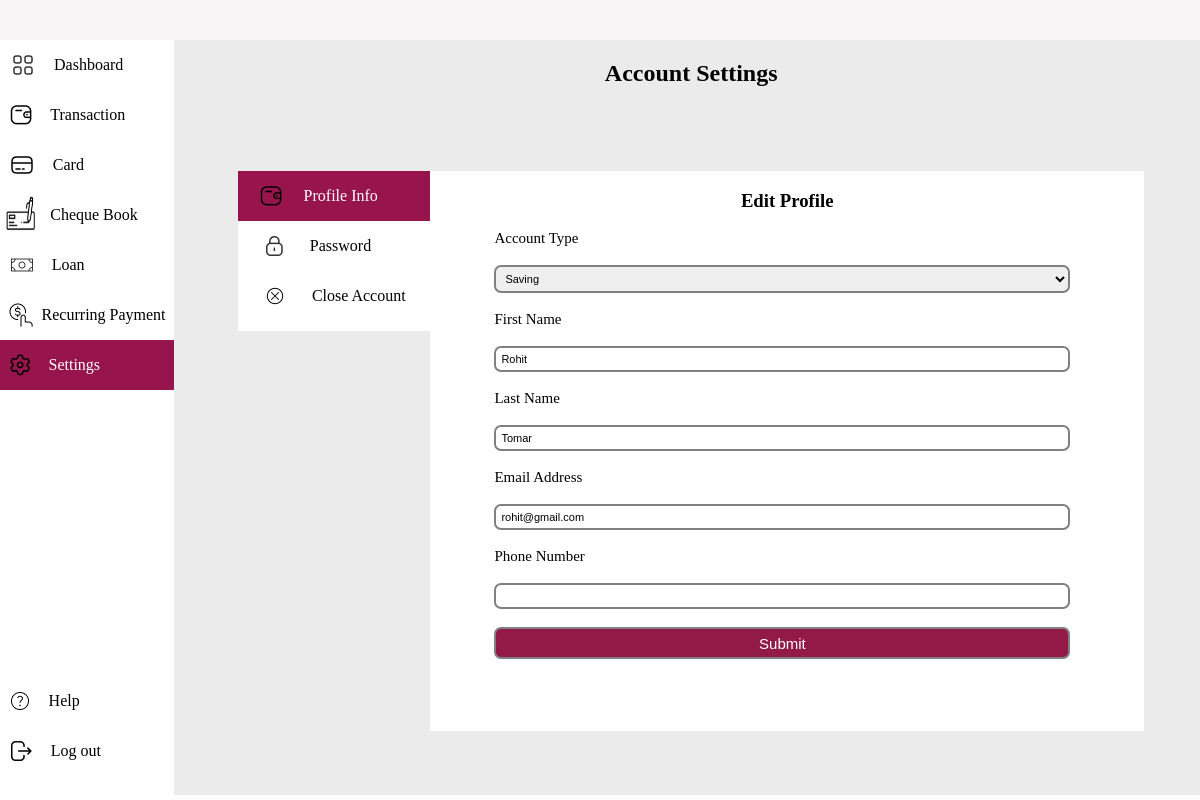
Screenshot of /settings/ (signed in) with the database file from the repository.
### website/models/models.py (models this page shows)
class Customers(models.Model):
    id = models.AutoField(primary_key=True)
    account_type = models.CharField(max_length=10, blank=True, default='')
    account_number = models.CharField(max_length=10, blank=True, default='')
    title = models.CharField(max_length=10, blank=True, default='')
    first_name = models.CharField(max_length=100, blank=False, default='')
    middle_name = models.CharField(max_length=100, blank=True, default='')
    last_name = models.CharField(max_length=100, blank=True, default='')
    email = models.CharField(max_length=50, blank=False, default='')
    phone_number = models.CharField(max_length=255, blank=True, default='')
    dob = models.CharField(max_length=15, blank=True, default='')
    address = models.CharField(max_length=150, blank=True, default='')
    city = models.CharField(max_length=150, blank=True, default='')
    country = models.CharField(max_length=15, blank=True, default='')
    postal_code = models.CharField(max_length=15, blank=True, default='')
    password = models.CharField(max_length=255, blank=True, default='')
    confirm_password = models.CharField(max_length=15,blank=True, default='')
    status = models.CharField(max_length=10, blank=True, default='A')
    ct = models.DateTimeField(auto_now_add=True, blank=True, null=True)
    class Meta:
        db_table = "customers"

### website/middleware/auth.py (the view)
    def wrapped_view(request, *args, **kwargs):
        if 'isLogin' in request.session and 'customerId' in request.session:
            isLogin = request.session['isLogin']
            if isLogin == True:
                return view_func( request, *args, **kwargs)
        request.session.flush()
        return redirect(reverse('login'))

### website/repositories/customer.py (called while the page is built)
    @staticmethod
    def findById(id):
        data = Customers.objects.filter(
            id=id, status=CustomerRepository.activeStatus)
        if data.exists():
            return data.first()
        return None

    @staticmethod
    def getCustomerDetails(id):
        customer = CustomerRepository.findById(id)
        if customer:
            decryptedData = CustomerRepository.decryptData(customer)
            return decryptedData
        return None

    @staticmethod
    def decryptData(customerInstance):
        data = {field.name: getattr(customerInstance, field.name)
                for field in customerInstance._meta.fields}
        for key in CustomerRepository.encryptedFields:
            if key in data:
                data[key] = Cryptography.decryption(str(data.get(key)))
        return data

### website/utils/cryptography.py (called while the page is built)
    @staticmethod
    def decryption(encryptedText):
        try:
            if encryptedText == None:
                return encryptedText
            iv, ciphertext = encryptedText.split(':')
            iv = base64.b64decode(iv)
            ciphertext_bytes = base64.b64decode(ciphertext)
            cipher = AES.new(Cryptography.SECRET_KEY, AES.MODE_CBC, iv)
            plaintext_bytes = unpad(cipher.decrypt(
                ciphertext_bytes), AES.block_size)
            return plaintext_bytes.decode('utf-8')
        except Exception as e:
            print(e)
            return encryptedText

### website/viewsModules/setting.py (called while the page is built)
    def get(self, request):
        customerId = request.session['customerId']
        customerDetails = CustomerRepository.getCustomerDetails(customerId)
        if customerDetails == None:
            return redirect('login')
        context = {
            "passwordmessage": "",
            "editmessage": "",
            "closemessage": "",
            "first_name": customerDetails['first_name'],
            "last_name": customerDetails['last_name'],
            "email": customerDetails['email'],
            "phone_number": customerDetails['phone_number'],
            "account_type": customerDetails['account_type']
        }
        return render(request, 'settings.html', context=context)

### website/templates/settings.html (shortened to what this page needs)
{% load static %}
<!DOCTYPE html>
<html>
<head>
</head>
<body>
  <div class="container">
    <div class="row header"> </div>
    <div class="left">
      <div class="vertical-menu" id="menuNav">
        <div class="itemNav" onclick="showContent('dashboardOption')" id="dashboardOption-nav">
          <img src="{% static 'img/dashboard.png' %}" alt="image">
          <p>Dashboard</p>
        </div>
        <div class="itemNav" onclick="showContent('transactionOption')" id="transactionOption-nav">
          <img src="{% static 'img/transaction.png' %}" alt="image">
          <p>Transaction</p>
        </div>
        <div class="itemNav" onclick="showContent('cardOption')" id="cardOption-nav" style="padding-right: 4.5rem;">
          <img src="{% static 'img/card.png' %}" alt="image">
          <p>Card</p>
        </div>
        <div class="itemNav" onclick="showContent('chequebookOption')" id="chequebookOption-nav"
            style="padding-right: 1.5rem;">
            <img src="{% static 'img/cheque.png' %}" alt="image" style="width: 33px;
             height: 40px;">
            <p>Cheque Book</p>
        </div>
        <div class="itemNav" onclick="showContent('loanOption')" id="loanOption-nav" style="padding-right: 4.5rem;">
          <img src="{% static 'img/loan.png' %}" alt="image">
          <p>Loan</p>
        </div>
        <div class="itemNav recurring" onclick="showContent('investmentOption')" id="investmentOption-nav">
          <img src="{% static 'img/investment.png' %}" alt="image">
          <p>Recurring Payment</p>
        </div>
        <div class="itemNav active" onclick="showContent('settingsOption')" id="settingsOption-nav"
          style="padding-right: 3.5rem;">
          <img src="{% static 'img/setting.png' %}" alt="image">
          <p>Settings</p>
        </div>
      </div>
      <div class="vertical-menu menu">
        <div class="itemNav" onclick="logOut()" id="logoutOption-nav" style="padding-right: 3.5rem;">
            <img src="{% static 'img/logout.png' %}" alt="image">
            <p>Log out</p>
        </div>
        <div class="itemNav" onclick="showContent('helpOption')" id="helpOption-nav" style="padding-right: 4.9rem;">
            <img src="{% static 'img/help.png' %}" alt="image">
            <p>Help</p>
        </div>
    </div>
    </div>
    <div class="right">
      <div style="display: flex; justify-content: center;">  <h2>Account Settings</h2></div>
      <div class="row1">
        <div>
          <div class="vertical-menu" id="menuNav" style="height: 10rem; width:12rem">
            <div class="itemNav active" onclick="showContentForSettings('profileOption')" id="profileOption-nav">
              <img src="{% static 'img/transaction.png' %}" alt="image">
              <p>Profile Info</p>
            </div>
            <div class="itemNav" onclick="showContentForSettings('passwordOption')" id="passwordOption-nav">
              <img src="{% static 'img/lock.png' %}" alt="image">
              <p>Password</p>
            </div>
            <div class="itemNav" onclick="showContentForSettings('closeOption')" id="closeOption-nav"
              style="padding-right: 0rem;">
              <img src="{% static 'img/close.png' %}" alt="image">
              <p>Close Account</p>
            </div>
          </div>
        </div>
        <div class="secondSection">
          <div id="profileOption-content" class="content" style="display: block;">
            {% if editmessage %}
            <h3 style="text-align: center;"> Data Saved Successfully</h3>
            {% else %}
            <h3 style="text-align: center;">Edit Profile</h3>
            <form method="POST">
              <div class="secondBlock">
                <label for="account_type" style="color:#000000; font-size:15px;">Account Type</label><br />
            <select
              id="account_type"
              name="account_type"
              value="{{ account_type }}"
              style="
              font-size: 11px;
              border: 2px solid grey;
              border-radius: 7px;
              padding: 5px;"
            >
            <option value="saving" {% if account_type == "saving" %} selected {% endif %}>Saving</option>
            </select> <br />
                <label for="first_name" style="color:#000000; font-size:15px;">First Name</label> <br />
                <input type="text" id="first_name" name="first_name" value="{{first_name}}" style="
              font-size: 11px;
              border: 2px solid grey;
              border-radius: 7px;
              padding: 5px;
            " /><br />
                <label for="last_name" style="color:#000000; font-size:15px;">Last Name</label><br />
                <input type="text" id="last_name" name="last_name" value="{{last_name}}"style="
              font-size: 11px;
              border: 2px solid grey;
              border-radius: 7px;
              padding: 5px;
            " /><br />
                <label for="email" style="color:#000000; font-size:15px;">Email Address</label><br />
                <input type="email" id="email" name="email" value="{{email}}" readonly
                  style="font-size:11px; border: 2px solid grey; border-radius: 7px;padding: 5px;"><br />
                <label for="phone_number" style="color:#000000; font-size:15px;">Phone Number</label><br />
                <input type="text" id="phone_number" name="phone_number" value="{{phone_number}}" minlength="10" maxlength="10"
                  pattern="[0-9]{10}"
                  style="font-size:11px; border: 2px solid grey; border-radius: 7px;padding: 5px;"><br />
                <input type="submit" name="actionBtn" value="Submit"
                style="padding: 1px 153px; background-color:#931a46; color:white; font-size:15px; border: 2px solid grey; border-radius: 7px; width: -webkit-fill-available;
                height: 2rem; margin-bottom: 1rem;" />
              </div>
            </form>
            {% endif %}
          </div>
        </div>
      </div>
    </div>
  </div>
</body>
</html>

### website/templates/settings.html (style rules this page uses)
.container { margin: -1rem; overflow: hidden; }
.right { width: 85%; float: right; margin-top: 0; background-color: #ebebeb; }
.left { width: 15%; float: left; margin-top: 0; background-color: #ffffff; height: calc(100vh - 4rem); display: flex; flex-direction: column; }
.header { padding: 1.5rem; background-color: #f7f5f5; }
.vertical-menu { width: 100%; height: 100%; background-color: #ffffff; }
.itemNav { display: flex !important; justify-content: space-evenly; align-items: center; padding-left: 0rem; padding-right: 2rem; }
.active { background-color: #97144d !important; color: #ffffff !important; }
.menu { display: flex; flex-direction: column-reverse; }
.row1 { display: flex; flex-direction: row; padding: 4rem; justify-content: space-between; }
.secondSection { background-color: #ffffff; width: 45rem; height: 35rem; }
.secondBlock { display: flex; flex-direction: column; justify-content: center; width: 36rem; padding-left: 4rem; padding-right: 4rem; }
.recurring { padding-right: 0rem; padding-left: 0.5rem; }

### rows the page displays
Customers: account_type "Saving", first_name "Rohit", last_name "Tomar", email "rohit@gmail.com"
